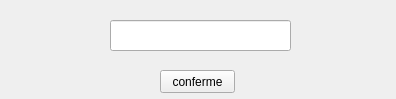
<?xml version="1.0" encoding="UTF-8"?>
<ui version="4.0">
 <class>Form</class>
 <widget class="QWidget" name="Form">
  <property name="geometry">
   <rect>
    <x>0</x>
    <y>0</y>
    <width>396</width>
    <height>99</height>
   </rect>
  </property>
  <property name="windowTitle">
   <string>Form</string>
  </property>
  <widget class="QPushButton" name="pushButton">
   <property name="geometry">
    <rect>
     <x>160</x>
     <y>70</y>
     <width>75</width>
     <height>23</height>
    </rect>
   </property>
   <property name="text">
    <string>conferme</string>
   </property>
  </widget>
  <widget class="QLineEdit" name="lineEdit">
   <property name="geometry">
    <rect>
     <x>110</x>
     <y>20</y>
     <width>181</width>
     <height>31</height>
    </rect>
   </property>
  </widget>
 </widget>
 <resources/>
 <connections/>
</ui>
